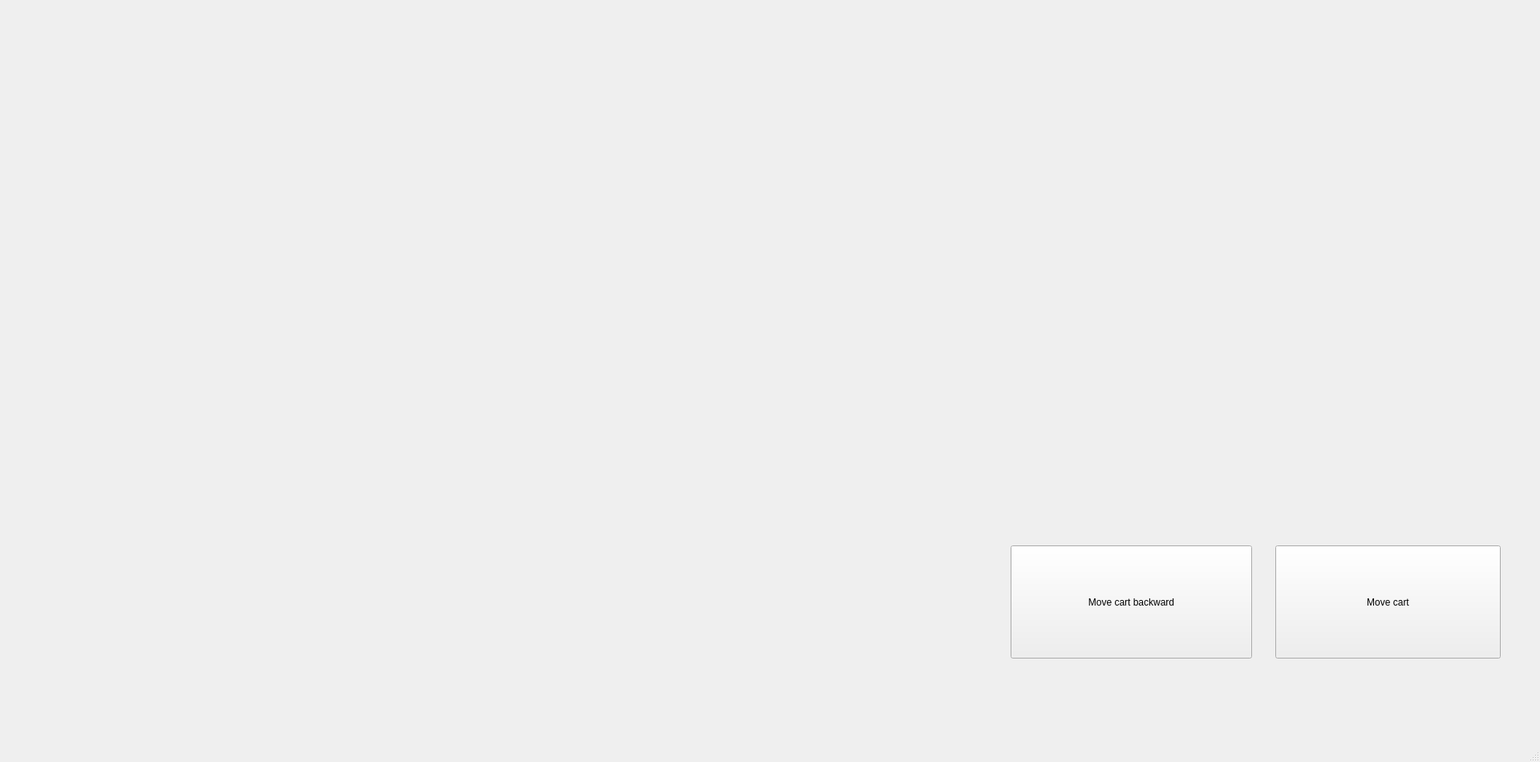
<?xml version="1.0" encoding="UTF-8"?>
<ui version="4.0">
 <class>MainWindow</class>
 <widget class="QMainWindow" name="MainWindow">
  <property name="geometry">
   <rect>
    <x>0</x>
    <y>0</y>
    <width>1920</width>
    <height>950</height>
   </rect>
  </property>
  <property name="windowTitle">
   <string>MainWindow</string>
  </property>
  <widget class="QWidget" name="centralwidget">
   <widget class="QPushButton" name="moveCartBackward">
    <property name="geometry">
     <rect>
      <x>1260</x>
      <y>680</y>
      <width>301</width>
      <height>141</height>
     </rect>
    </property>
    <property name="text">
     <string>Move cart backward</string>
    </property>
   </widget>
   <widget class="QPushButton" name="moveCart">
    <property name="geometry">
     <rect>
      <x>1590</x>
      <y>680</y>
      <width>281</width>
      <height>141</height>
     </rect>
    </property>
    <property name="text">
     <string>Move cart</string>
    </property>
   </widget>
  </widget>
  <widget class="QMenuBar" name="menubar">
   <property name="geometry">
    <rect>
     <x>0</x>
     <y>0</y>
     <width>1920</width>
     <height>22</height>
    </rect>
   </property>
  </widget>
  <widget class="QStatusBar" name="statusbar"/>
 </widget>
 <resources/>
 <connections/>
</ui>
